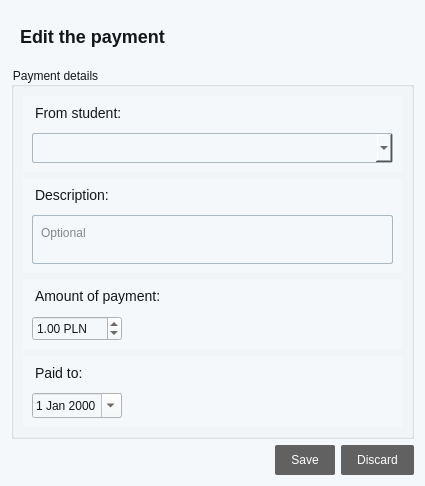
<?xml version="1.0" encoding="UTF-8"?>
<ui version="4.0">
 <class>EditInvoiceForm</class>
 <widget class="QDialog" name="EditInvoiceForm">
  <property name="geometry">
   <rect>
    <x>0</x>
    <y>0</y>
    <width>425</width>
    <height>486</height>
   </rect>
  </property>
  <property name="minimumSize">
   <size>
    <width>425</width>
    <height>486</height>
   </size>
  </property>
  <property name="maximumSize">
   <size>
    <width>425</width>
    <height>486</height>
   </size>
  </property>
  <property name="windowTitle">
   <string>Edit invoice</string>
  </property>
  <property name="styleSheet">
   <string notr="true">background: #F5F8FA;
color: #14171A;
font-family:&quot;Segoe UI&quot;,Roboto,&quot;Helvetica Neue&quot;,Arial,&quot;Noto Sans&quot;,sans-serif,&quot;Apple Color Emoji&quot;,&quot;Segoe UI Emoji&quot;,&quot;Segoe UI Symbol&quot;,&quot;Noto Color Emoji&quot;</string>
  </property>
  <layout class="QVBoxLayout" name="verticalLayout_5">
   <item>
    <widget class="QLabel" name="headerTitle">
     <property name="minimumSize">
      <size>
       <width>0</width>
       <height>50</height>
      </size>
     </property>
     <property name="maximumSize">
      <size>
       <width>16777215</width>
       <height>50</height>
      </size>
     </property>
     <property name="styleSheet">
      <string notr="true">font-size: 18px;
font-weight:500;
padding-left:4px;
</string>
     </property>
     <property name="text">
      <string>Edit the payment</string>
     </property>
    </widget>
   </item>
   <item>
    <widget class="QGroupBox" name="paymentBox">
     <property name="minimumSize">
      <size>
       <width>0</width>
       <height>0</height>
      </size>
     </property>
     <property name="maximumSize">
      <size>
       <width>16777215</width>
       <height>16777215</height>
      </size>
     </property>
     <property name="title">
      <string>Payment details</string>
     </property>
     <layout class="QVBoxLayout" name="verticalLayout_6">
      <item>
       <widget class="QWidget" name="studentWidget" native="true">
        <layout class="QVBoxLayout" name="verticalLayout">
         <item>
          <widget class="QLabel" name="studentLabel">
           <property name="styleSheet">
            <string notr="true">padding-bottom: 6px;
font-size:14px;</string>
           </property>
           <property name="text">
            <string>From student:</string>
           </property>
          </widget>
         </item>
         <item>
          <widget class="QComboBox" name="studentCombo">
           <property name="styleSheet">
            <string notr="true">QComboBox{
	padding: 6px 4px;
	border: 1px solid #aab8c2;
	border-radius: 2px;
}
QComboBox:hover, QComboBox:focus{
	border: 1px solid #14171a;
}</string>
           </property>
          </widget>
         </item>
        </layout>
       </widget>
      </item>
      <item>
       <widget class="QWidget" name="descWidget" native="true">
        <layout class="QVBoxLayout" name="verticalLayout_2">
         <item>
          <widget class="QLabel" name="descLabel">
           <property name="styleSheet">
            <string notr="true">padding-bottom: 6px;
font-size:14px;</string>
           </property>
           <property name="text">
            <string>Description:</string>
           </property>
          </widget>
         </item>
         <item>
          <widget class="QTextEdit" name="descText">
           <property name="maximumSize">
            <size>
             <width>16777215</width>
             <height>50</height>
            </size>
           </property>
           <property name="styleSheet">
            <string notr="true">QTextEdit{
	padding: 6px 4px;
	border: 1px solid #aab8c2;
	border-radius: 2px;
}
QTextEdit:hover, QTextEdit:focus{
	border: 1px solid #14171a;
}</string>
           </property>
           <property name="frameShape">
            <enum>QFrame::StyledPanel</enum>
           </property>
           <property name="frameShadow">
            <enum>QFrame::Plain</enum>
           </property>
           <property name="acceptRichText">
            <bool>false</bool>
           </property>
           <property name="placeholderText">
            <string>Optional</string>
           </property>
          </widget>
         </item>
        </layout>
       </widget>
      </item>
      <item>
       <widget class="QWidget" name="amountWidget" native="true">
        <layout class="QVBoxLayout" name="verticalLayout_3">
         <item>
          <widget class="QLabel" name="amountLabel">
           <property name="styleSheet">
            <string notr="true">padding-bottom: 6px;
font-size:14px;</string>
           </property>
           <property name="text">
            <string>Amount of payment:</string>
           </property>
          </widget>
         </item>
         <item>
          <widget class="QDoubleSpinBox" name="amountSpin">
           <property name="minimumSize">
            <size>
             <width>0</width>
             <height>25</height>
            </size>
           </property>
           <property name="maximumSize">
            <size>
             <width>90</width>
             <height>16777215</height>
            </size>
           </property>
           <property name="suffix">
            <string> PLN</string>
           </property>
           <property name="minimum">
            <double>0.010000000000000</double>
           </property>
           <property name="maximum">
            <double>99999.990000000005239</double>
           </property>
           <property name="value">
            <double>1.000000000000000</double>
           </property>
          </widget>
         </item>
        </layout>
       </widget>
      </item>
      <item>
       <widget class="QWidget" name="untilWidget" native="true">
        <layout class="QVBoxLayout" name="verticalLayout_4">
         <item>
          <widget class="QLabel" name="untilLabel">
           <property name="styleSheet">
            <string notr="true">padding-bottom: 6px;
font-size:14px;</string>
           </property>
           <property name="text">
            <string>Paid to:</string>
           </property>
          </widget>
         </item>
         <item>
          <widget class="QDateEdit" name="untilDateInput">
           <property name="minimumSize">
            <size>
             <width>0</width>
             <height>25</height>
            </size>
           </property>
           <property name="maximumSize">
            <size>
             <width>90</width>
             <height>16777215</height>
            </size>
           </property>
           <property name="wrapping">
            <bool>false</bool>
           </property>
           <property name="frame">
            <bool>true</bool>
           </property>
           <property name="specialValueText">
            <string/>
           </property>
           <property name="calendarPopup">
            <bool>true</bool>
           </property>
          </widget>
         </item>
        </layout>
       </widget>
      </item>
     </layout>
    </widget>
   </item>
   <item>
    <widget class="QDialogButtonBox" name="buttonBox">
     <property name="styleSheet">
      <string notr="true">QPushButton {
background: #616161;
border-radius: 2px;
color: #fff;
padding: 8px 16px;
}</string>
     </property>
     <property name="standardButtons">
      <set>QDialogButtonBox::Discard|QDialogButtonBox::Save</set>
     </property>
    </widget>
   </item>
  </layout>
 </widget>
 <resources/>
 <connections/>
</ui>
